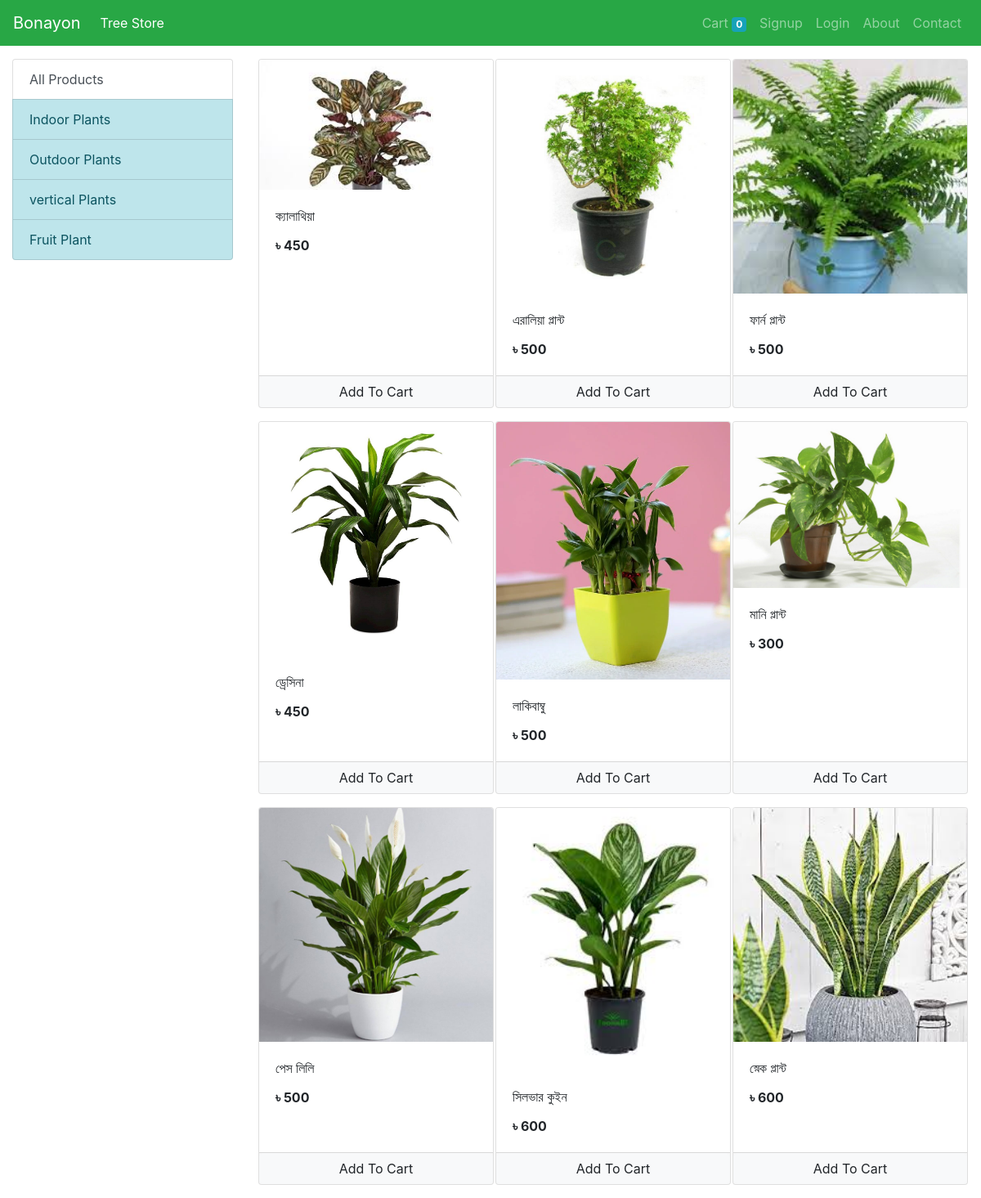
Screenshot of /store?category=5 with the database file from the repository.
### store/models/category.py (models this page shows, shortened)
class Category(models.Model):
    name = models.CharField(max_length=20)
    @staticmethod
    def get_all_categories():
        return Category.objects.all()

### store/models/product.py (models this page shows, shortened)
class Product(models.Model):
    name = models.CharField(max_length=50)
    price = models.IntegerField(default=0)
    category = models.ForeignKey(Category, on_delete=models.CASCADE, default=1)
    description = models.CharField(max_length=200, default='' , null=True , blank=True)
    image = models.ImageField(upload_to='uploads/products/')
    @staticmethod
    def get_all_products_by_categoryid(category_id):
        if category_id:
            return Product.objects.filter(category = category_id)
        else:
            return Product.get_all_products()

### store/views/home.py (the view)
# urls.py: path('' , include('store.urls'))
def store(request):
    cart = request.session.get('cart')
    if not cart:
        request.session['cart'] = {}
    products = None
    categories = Category.get_all_categories()
    categoryID = request.GET.get('category')
    if categoryID:
        products = Product.get_all_products_by_categoryid(categoryID)
    else:
        products = Product.get_all_products();
    data = {}
    data['products'] = products
    data['categories'] = categories
    print('you are : ', request.session.get('email'))
    return render(request, 'index.html', data)

### store/templatetags/cart.py (called while the page is built)
@register.filter(name='is_in_cart')
def is_in_cart(product  , cart):
    keys = cart.keys()
    for id in keys:
        if int(id) == product.id:
            return True
    return False;

### store/templatetags/custom_filter.py (called while the page is built)
@register.filter(name='currency')
def currency(number):
    return "৳ "+str(number)

### store/templates/index.html (shortened to what this page needs)
{% extends 'base.html' %}
{% block content %}
{% load cart %}
{% load custom_filter %}
<div class="container-fluid mt-3">
	<div class="row">
		<div class="col-lg-3 mx-auto">
			<div class="list-group">
				<a href="/" class="list-group-item list-group-item-action">All Products</a>
				{% for category in categories %}
				<a href="/?category={{category.id}}"
					class="list-group-item list-group-item-info">{{category.name}}</a>
				{% endfor %}
			</div>
		</div>
		<div id='products' class="col-lg-9 mx-auto">
			<div class="row mx-auto">
				{% for product in products %}
					<div class="card mx-auto mb-3" id={{product.id}} style="width: 18rem;">
						<a href="{% url 'details' product.id %}"><img class="card-img-top" src="{{product.image.url}}" alt="Card image cap"></a>
						<div class="card-body">
							<p class="card-title">{{product.name}}</p>
							<p class="card-text"><b>{{product.price|currency}}</b></p>
						</div>
						<div class="card-footer p-0 no-gutters">
							{% if product|is_in_cart:request.session.cart %}
							<div class="row no-gutters">
								<form action="/#{{product.id}}" class="col-2 " method="post">
									{% csrf_token %}
									<input hidden type="text" name='product' value='{{product.id}}'>
									<input hidden type="text" name='remove' value='True'>
									<input type="submit" value=" - " class="btn btn-block btn-light border-right">
								</form>
								<div class="text-center col">{{product|cart_quantity:request.session.cart}} in Cart</div>
								<form action="/#{{product.id}}" class="col-2 " method="post">
									{% csrf_token %}
									<input hidden type="text" name='product' value='{{product.id}}'>
									<input type="submit" value=" + " class="btn btn-block btn-light border-left">
								</form>
							</div>
							{% else %}
							<form action="/#{{product.id}}" method="POST" class="btn-block">
								<input type="submit" class="float-right btn btn-light  form-control"
									value="Add To Cart">
							</form>
							{% endif %}
						</div>
					</div>
				{% endfor %}
			</div>
		</div>
	</div>
</div>
{% endblock %}

### rows the page displays
Category: name "Indoor Plants"
Category: name "Outdoor Plants"
Category: name "vertical Plants"
Category: name "Fruit Plant"
Product: image (picture), name "ক্যালাথিয়া", price "৳ 450"
Product: image (picture), name "এরালিয়া প্লান্ট", price "৳ 500"
Product: image (picture), name "ফার্ন প্লান্ট", price "৳ 500"
Product: image (picture), name "ড্রেসিনা", price "৳ 450"
Product: image (picture), name "লাকিবাম্বু", price "৳ 500"
Product: image (picture), name "মানি প্লান্ট", price "৳ 300"
Product: image (picture), name "পেস লিলি", price "৳ 500"
Product: image (picture), name "সিলভার কুইন", price "৳ 600"
Product: image (picture), name "স্নেক প্লান্ট", price "৳ 600"

### other values shown
{{ request.session.cart.keys|length }} "0"
